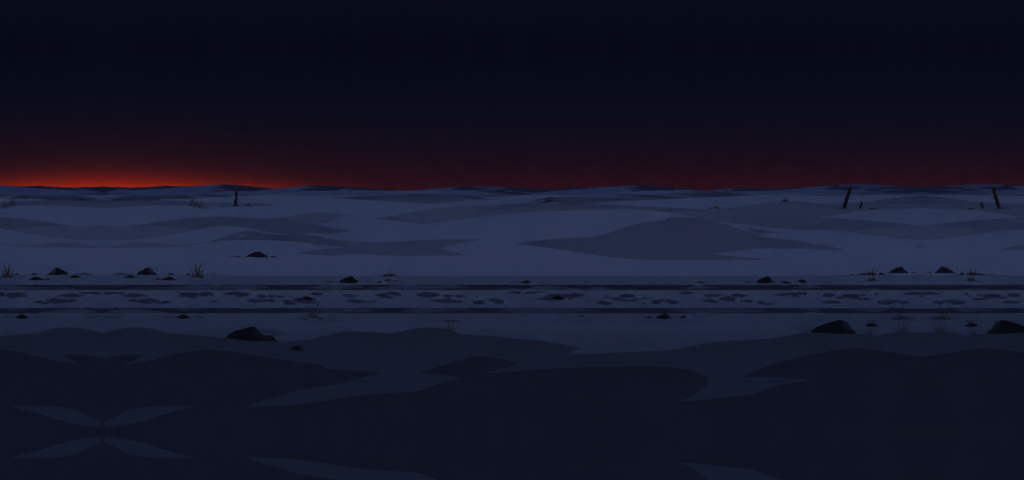
#> input picture assets/images/act/roaring_flare_act_00.png, 2048 x 960 px (shown at 1/2 size)
$ python -i process_env.py   (imports and definitions only)
#> lines starting #> are read from the running program, lines starting #| are printed output that depends on the picture
#> further down, picture is the input picture: PIL image 2048x960 RGB; mean R, G, B 21.6, 23.8, 41.3
"""把 art/generated/ 里本幕环境美术的生成图规整成游戏要求的尺寸与明度，输出到 art/final/env/。

避免“数字涟漪”的处理约定：
- 只缩小或小倍率放大（≤1.5 倍）；缩小用 BILINEAR（PIL 缩小时按比例放宽三角核，无负瓣，不产生振铃），
  放大用 BICUBIC 前先做 0.6px 高斯（压住双三次的过冲），绝不用 LANCZOS 大倍率放大（边缘一圈圈振铃）。
- 调明度只用逐像素查表（伽马/乘法），不做锐化、不加噪点。
- 输出 PNG 无损。

几何约定见 env_layout.py。
"""
import sys
from pathlib import Path

import numpy as np
from PIL import Image, ImageFilter, ImageStat

ART = Path(__file__).resolve().parent
sys.path.insert(0, str(ART))
from env_layout import COMBAT, COMBAT_TEX, COMBAT_VIEW_SCALE, MAP_SIZE  # noqa: E402

GEN = ART / "generated"
FINAL = ART / "final" / "env"
ACT = "roaring_flare_act"

COMBAT_LAYERS = ["00", "01_a", "01_b", "02_a", "02_b", "02_c", "03_a", "03_b", "03_c", "04_a", "04_b"]

# 生成图的落地线与布局目标的偏差靠整层上下平移修正（整幅高度的比例，负数=上移）。
# None = 按 inspect 测得的落地线自动对齐到目标；数值 = 手动指定。
SHIFT_OVERRIDE: dict[str, float | None] = {}

# 战斗背景整体明度：原版荣耀 16:9 画面平均明度 25.2、过度生长 26.5。本幕是暮色雪原，雪面天然更亮，
# 压到略高于原版的水平，保证角色与特效在上面清楚。
COMBAT_TARGET_L = 30.0
# 越近的层越暗（原版近景框景和最前景都明显比远景暗），在整体压暗之后再乘这个系数。
DEPTH_GAIN = {"00": 1.0, "01": 0.9, "02": 0.78, "03": 0.68, "04": 0.45}

# 地图纸面目标平均明度（原版荣耀 148.9、蜂巢 144.8；MapBgColor 必须等于纸面平均色）。
MAP_PAPER_TARGET_L = 146.0
MAP_CONTENT_X = (92, 1912)
# 三段纸面在各自 2036×1440 画布里的纵向范围（照原版：顶段从 y≈52 开始，底段在 y≈1324 结束）。
MAP_SEGMENTS = {"top": (52, 1440), "middle": (0, 1440), "bottom": (0, 1324)}
MAP_FEATURE_CONTRAST = {"top": 1.0, "middle": 0.72, "bottom": 1.0}
MAP_SEAM_FADE = 160

# 休息处：原版四幕底图明度 6.6~15.6（荣耀 8.5）、座位/火堆 12~22、遮幅 1~5.6，靠游戏火光与光粒子照亮。
REST_BG_TARGET_L = 11.0
REST_PROP_TARGET_L = 20.0
REST_CUTTER_TARGET_L = 4.0
# 底图在场景里显示为 2764.8×1296；贴图存 2560×1200（生成图约 1830×860，放大 1.4 倍，其余由 GPU 双线性拉伸）。
REST_BG_SIZE = (2560, 1200)
# 道具画布照原版蜂巢贴图尺寸（场景节点 expand_mode=IGNORE_SIZE，按矩形拉伸）。
REST_PROPS = {
    "cutter_left": ((1436, 1920), "left"),
    "cutter_right": ((1532, 1920), "right"),
    "seat_left": ((712, 456), "bottom"),
    "seat_right": ((816, 428), "bottom"),
    "firepit": ((492, 380), "bottom"),
}


def resize(img: Image.Image, size: tuple[int, int]) -> Image.Image:
    """缩小用三角核；放大（≤1.5 倍）先轻微高斯再双三次。RGBA 由 PIL 自动按预乘 alpha 重采样。"""
#> called with size = (1638, 768)
    sx, sy = size[0] / img.width, size[1] / img.height
#> sx = 0.8; sy = 0.8
    if max(sx, sy) > 1.5:
        raise ValueError(f"upscale {max(sx, sy):.2f}x > 1.5x for {img.size} -> {size}")
    if max(sx, sy) <= 1.0:
        return img.resize(size, Image.BILINEAR, reducing_gap=None)
    return img.filter(ImageFilter.GaussianBlur(0.6)).resize(size, Image.BICUBIC)


# [12 lines left out: functions save, lut_apply, not called in this run]


def gamma_lut(gamma: float, gain: float = 1.0) -> list[int]:
    return [min(255, round(255 * (v / 255) ** gamma * gain)) for v in range(256)]


def mean_l(img: Image.Image, thresh: int = 128) -> float:
    mask = img.getchannel("A").point(lambda v: 255 if v > thresh else 0) if img.mode == "RGBA" else None
    return ImageStat.Stat(img.convert("L"), mask).mean[0]


# [40 lines left out: functions darken_to, ground_line, horizon_of, shift_layer, not called in this run]


def fit_to_view(img: Image.Image) -> Image.Image:
    """整幅缩到 COMBAT_VIEW_SCALE 放进 2048×960 中央（纵向填满 16:9 可见区），四周镜像延展补齐。"""
    W, H = COMBAT_TEX
    inner = resize(img, (round(W * COMBAT_VIEW_SCALE), round(H * COMBAT_VIEW_SCALE)))
    pad_x, pad_y = W - inner.width, H - inner.height
#> pad_x = 410; pad_y = 192
    left, top = pad_x // 2, pad_y // 2
#> left = 205; top = 96
    px = np.asarray(inner)
    padded = np.pad(px, ((top, pad_y - top), (left, pad_x - left), (0, 0)), mode="symmetric")
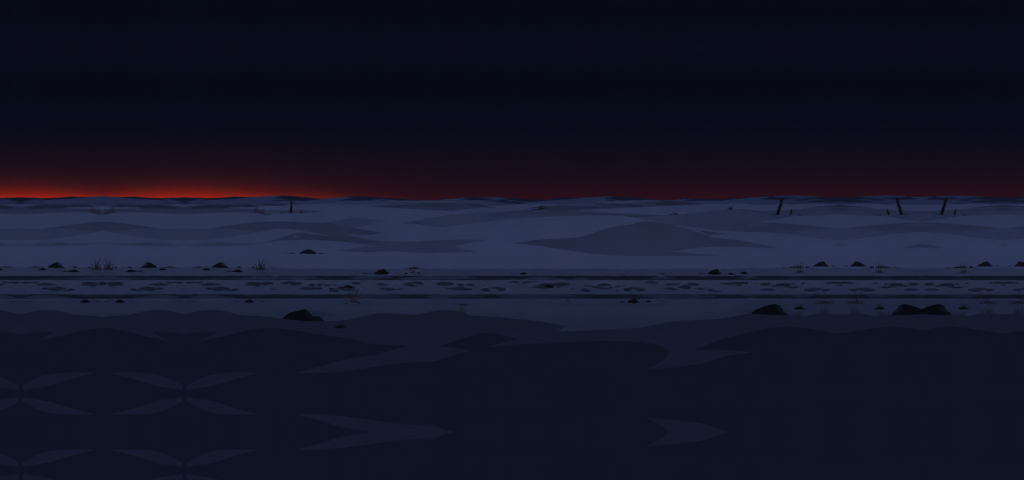
#> padded: shape (960, 2048, 3) (shown at 1/2 size); mean R, G, B 19.6, 21.9, 38.7
    return Image.fromarray(padded, mode=inner.mode)


# 生成图尺寸各差几个像素（约 1824~1832 × 859~862），先统一缩到同一工作尺寸再对齐叠层。
COMBAT_WORK = (1824, 858)


# [169 lines left out: functions combat, map_segments, add_folds, not called in this run]


# ---------------------------------------------------------------- 休息处

def crop_to_alpha(img: Image.Image) -> Image.Image:
    box = img.getchannel("A").point(lambda v: 255 if v > 8 else 0).getbbox()
    return img.crop(box) if box else img


# [18 lines left out: functions fit, rest_site, not called in this run]


# [8 lines not run here, left out]

>>> from PIL import Image
>>> picture = Image.open('../assets/images/act/roaring_flare_act_00.png')
>>> result = fit_to_view(picture)
